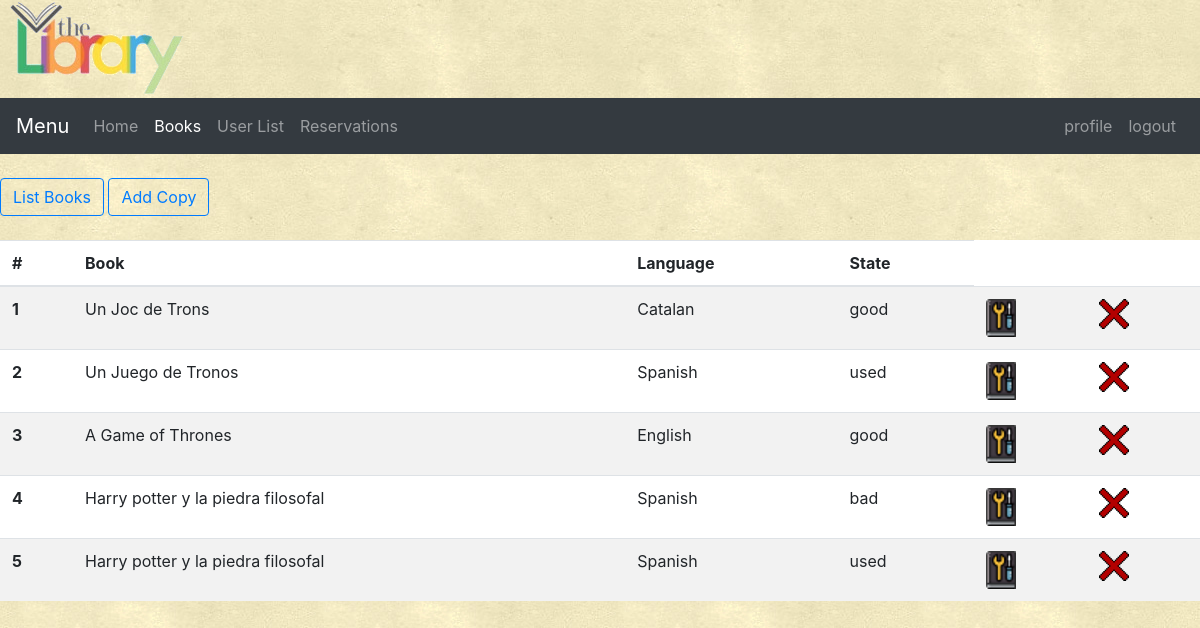
The page /catalog_copies.php (signed in) on the database as committed earlier.
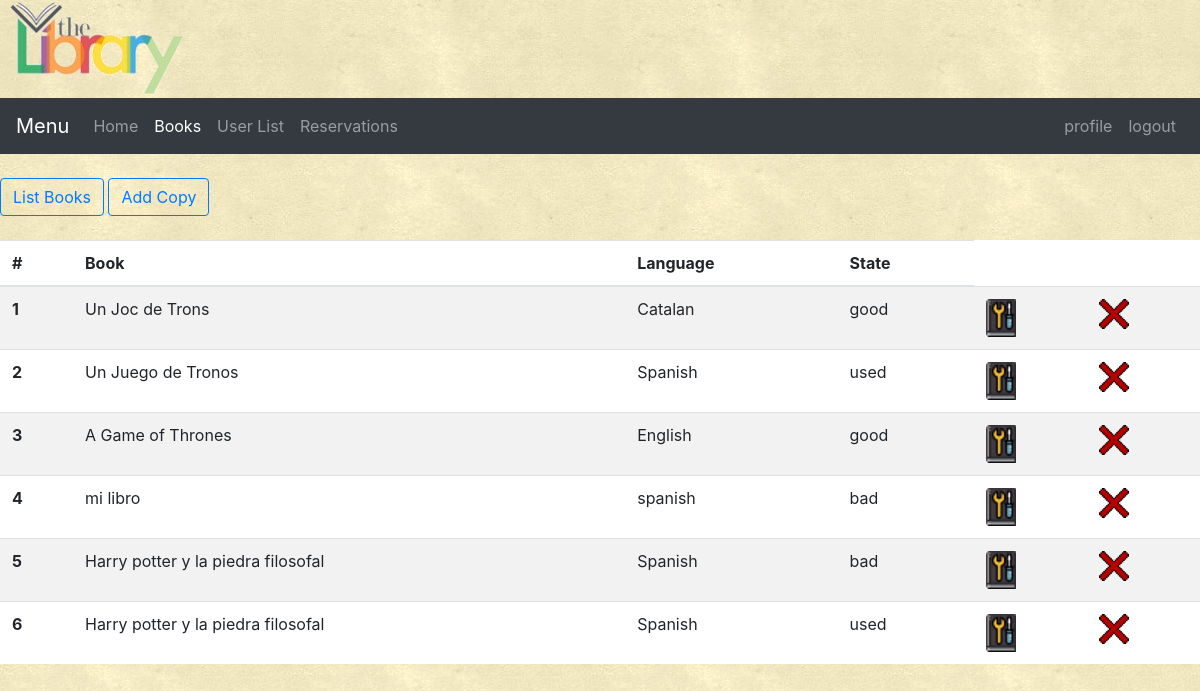
The same page on the database as committed later.
### tables this page shows
CREATE TABLE `book_copy` (
  `ID` int(4) NOT NULL,
  `original_ISBN` varchar(13) NOT NULL,
  `Name` varchar(50) NOT NULL,
  `Language` varchar(20) NOT NULL,
  `state` varchar(20) NOT NULL
);

### catalog_copies.php (the view, shortened to what this page needs)
<html>
    <head>
        <link rel="stylesheet" href="https://maxcdn.bootstrapcdn.com/bootstrap/4.0.0-beta/css/bootstrap.min.css">
        <link rel="stylesheet" type="text/css" href="css/index.css">
    </head>
    <body>
        <div>
                <img src="images/smaller_trans.png"/>
            </div>
       <nav class="navbar navbar-expand-lg navbar-light bg-light navbar navbar-dark bg-dark">
              <a class="navbar-brand" href="#">Menu</a>
              <div class="collapse navbar-collapse" id="navbarSupportedContent">
                <ul class="navbar-nav mr-auto">
                  <li class="nav-item">
                    <a class="nav-link" href="index.php">Home</a>
                  </li>
                  <li class="nav-item active">
                    <a class="nav-link" href="catalog.php">Books</a>
                  </li>
                  <li class="nav-item">
                    <?php
                            if(isset($_SESSION['login_user']) and (isset($_SESSION['user_type']) and (($_SESSION['user_type']== 1)))) {
                                echo  "<a class=" . '"nav-link"' .  "href=" . '"userlist.php"' . ">User List</a>";
                            }
                            else if(isset($_SESSION['login_user']) and (isset($_SESSION['user_type']) and (($_SESSION['user_type']== 3)))) {
                            }
                            else if (isset($_SESSION['user_type']) and (($_SESSION['user_type']== 0))) {
                                echo  "<a class=" . '"nav-link"' .  "href=" . '"createaccount.php"' . ">Create Account</a>";
                            }
                        ?>
                  </li>
                <li class="nav-item">
                    <?php
                        if (isset($_SESSION['user_type']) and (($_SESSION['user_type']== 1) or ($_SESSION['user_type']== 2))) {
                            echo  "<a class=" . '"nav-link"' .  "href=" . '"reservations.php"' . ">Reservations</a>";
                        }
                    ?>
                </li>
                </ul>
                <span>
                    <ul class="navbar-nav mr-auto">
                        <?php
                            if(isset($_SESSION['login_user']) and $_SESSION['login_user'] != "") {
                                echo  "<a class=" . '"nav-link"' .  "href=" . '"profile.php"' . ">profile</a>";
                                echo  "<a class=" . '"nav-link"' .  "href=" . '"logout.php"' . ">logout</a>";
                            }
                            else {
                                echo  "<a class=" . '"nav-link"' .  "href=" . '"login.php"' . ">login</a>";
                            }
                        ?>
                    </ul>
                </span>
              </div>
            </nav>
        <br/>
        <?php
            if(isset($_SESSION['user_type']) and (($_SESSION['user_type']== 1) or ($_SESSION['user_type']== 2))) {
                echo "<a href=" . '"catalog.php"' . "type=" . '"button"' . "class=" . '"btn btn-outline-primary"' . ">" . "List Books" . "</a>";
                echo "<a href=" . '"add_copy.php?id=0"' . "type=" . '"button"' . "class=" . '"btn btn-outline-primary"' . ">" . "Add Copy" . "</a>";
            }
        ?>
        <br/>
        <br/>
            <div id="mytable">
                <table class="table table-striped">
                  <thead>
                    <tr>
                      <th>#</th>
                      <th>Book</th>
                      <th>Language</th>
                      <th>State</th>
                    </tr>
                  </thead>
                  <tbody>
                        <?php
                            include ("login.inc");
                            $conexion = new mysqli ($mysql_server,$mysql_login,$mysql_pass,$servername);
                            $sentenciaSQL = "SELECT ID, Name, state, Language FROM book_copy order by original_ISBN;";
                            $registros = $conexion->query ($sentenciaSQL);
                            $increment = 1;
                            while ($row = $registros->fetch_assoc()){
                                echo "<tr>";
                                    echo "<th scope=" . '"row"' . ">" . $increment . "</th>";
                                    echo "<td>" . $row['Name'] . "</td>";
                                    echo "<td>" . $row['Language'] . "</td>";
                                    echo "<td>" . $row['state'] . "</td>";
                                    echo "<td>" .  "<a href=" . '"add_copy.php?id=' . $row['ID'] . '"' . ">" . "<img src=" . '"images/edit_book.png"' . "/>" . "</a>" . "</td>";
                                    echo "<td>" .  "<a href=" . '"delete.php?type=book_copy&id=' . $row['ID'] . '"' . ">" . "<img src=" . '"images/delete.png"' . "/>" . "</a>" . "</td>";
                                    $increment++;
                                echo "</tr>";
                            }
                        ?>
                  </tbody>
                </table>
        </div>
    </body>
</html>

Rows that differ between the two databases and show on the page:
added book_copy: Name "mi libro", Language "spanish", state "bad"
